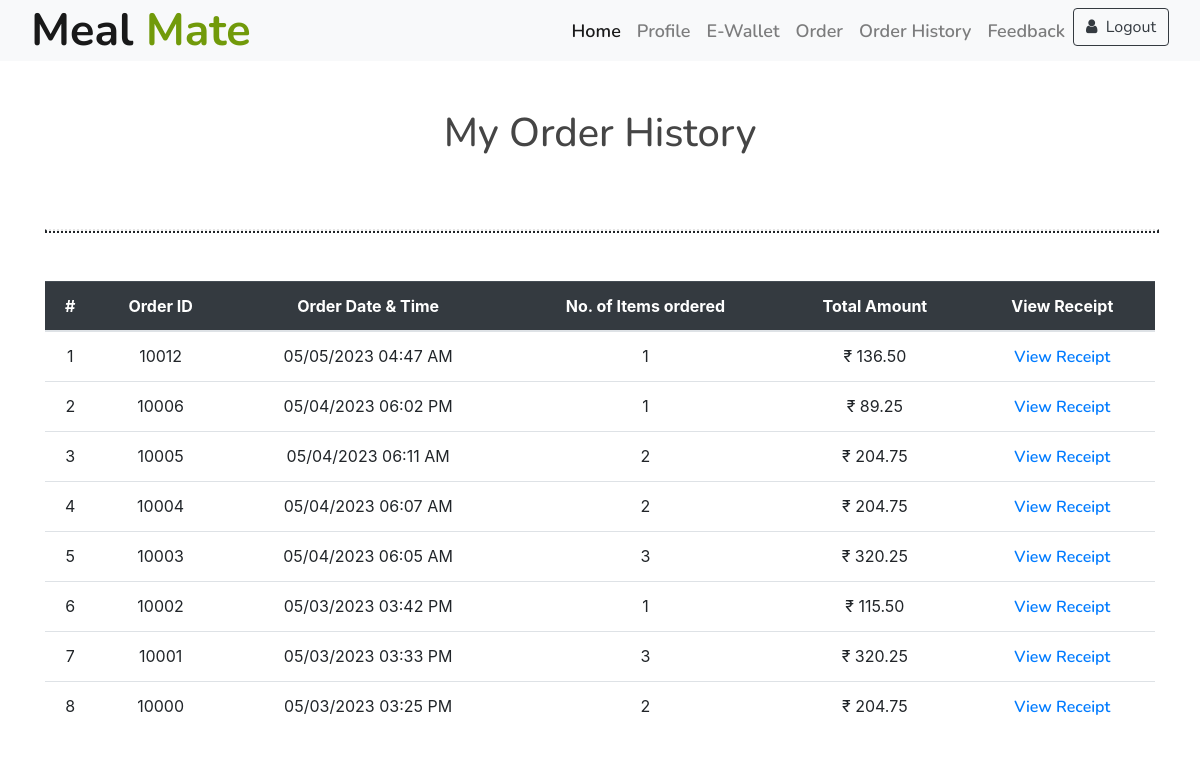
Before: /order_history_student/ (signed in) with the older database file.
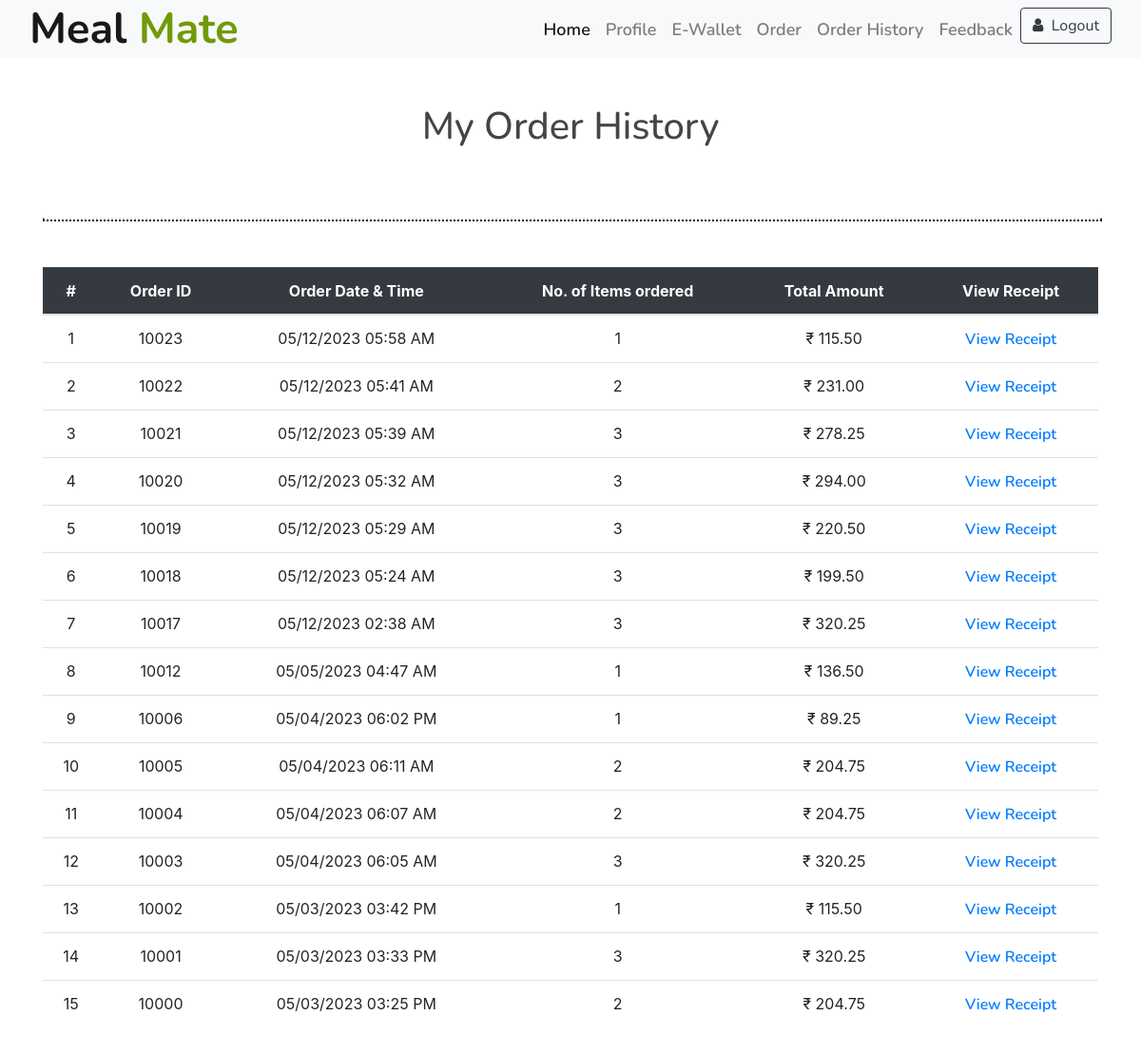
After: the same page with the newer database file.
### accounts/models.py (models this page shows, shortened)
class Order(models.Model):
    orderid = models.AutoField(primary_key=True)
    studentid = models.ForeignKey(Student, on_delete=models.CASCADE)
    order_time = models.DateTimeField()
    ORDER_MODE_CHOICES = [('online', 'Online'), ('offline', 'Offline')]
    order_mode = models.CharField(max_length=7, choices=ORDER_MODE_CHOICES)
    item1 = models.ForeignKey(MenuItem, on_delete=models.CASCADE, related_name='orders_item1', null=True, blank=True)
    item2 = models.ForeignKey(MenuItem, on_delete=models.CASCADE, related_name='orders_item2', null=True, blank=True)
    item3 = models.ForeignKey(MenuItem, on_delete=models.CASCADE, related_name='orders_item3', null=True, blank=True)
    item4 = models.ForeignKey(MenuItem, on_delete=models.CASCADE, related_name='orders_item4', null=True, blank=True)
    item5 = models.ForeignKey(MenuItem, on_delete=models.CASCADE, related_name='orders_item5', null=True, blank=True)
    total_amount = models.DecimalField(max_digits=6, decimal_places=2)

### accounts/views.py (the view)
# urls.py: path('order_history_student/', views.order_history_student, name='order_history_student'),
def order_history_student(request):
    user_id = request.session.get('studentid')
    student = Student.objects.get(studentid=user_id)
    orders = Order.objects.filter(studentid=student).order_by('-order_time')
    for order in orders:
        items = [order.item1, order.item2, order.item3, order.item4, order.item5]
        order.num_items = sum(1 for item in items if item is not None)
    context = {'orders': orders}
    return render(request, 'order_history_student.html', context)

### templates/order_history_student.html (shortened to what this page needs)
{%load static%}
<!DOCTYPE html>
<html lang="en">
<head>
  <link href="https://cdn.jsdelivr.net/npm/bootstrap-icons@1.5.0/font/bootstrap-icons.css" rel="stylesheet">
  <link href="https://stackpath.bootstrapcdn.com/bootstrap/4.4.1/css/bootstrap.min.css" rel="stylesheet">
  <link href="https://cdnjs.cloudflare.com/ajax/libs/font-awesome/5.10.0/css/all.min.css" rel="stylesheet">
  <link href="{% static 'lib/animate/animate.min.css'%}" rel="stylesheet">
  <link href="{% static 'lib/owlcarousel/assets/owl.carousel.min.css'%}" rel="stylesheet">
  <link href="{% static 'lib/flaticon/font/flaticon.css'%}" rel="stylesheet">
  <link href="{% static 'lib/tempusdominus/css/tempusdominus-bootstrap-4.min.css'%}" rel="stylesheet" />
  <link href="{% static 'css/style.css'%}" rel="stylesheet">
  <link rel="stylesheet" type="text/css"
    href="https://stackpath.bootstrapcdn.com/bootstrap/4.3.1/css/bootstrap.min.css">
  <link rel="stylesheet" href="https://stackpath.bootstrapcdn.com/font-awesome/4.7.0/css/font-awesome.min.css">
</head>
<body>
  <div class="navbar navbar-expand-lg bg-light navbar-light">
    <div class="container-fluid">
      <a href="#" class="navbar-brand">Meal <span>Mate</span></a>
      <div class="collapse navbar-collapse justify-content-between" id="navbarCollapse">
        <div class="navbar-nav ml-auto">
          <a href="{% url 'index' %}" class="nav-item nav-link active">Home</a>
          <a href="{% url 'profile' %}" class="nav-item nav-link">Profile</a>
          <a href="{% url 'ewallet'%}" class="nav-item nav-link">E-Wallet</a>
          <a href="{% url 'menushowstudent' %}" class="nav-item nav-link">Order</a>
          <a href="{% url 'order_history_student' %}" class="nav-item nav-link">Order History</a>
          <a href="{% url 'feedbackmenu' %}" class="nav-item nav-link">Feedback</a>
          <a href="{% url 'login' %}">
            <button type="button" class="btn btn-outline-dark">
              <i class="fa fa-user mr-1" aria-hidden="true"></i> Logout
            </button></a>
        </div>
      </div>
    </div>
  </div>
  <div class="container py-5">
    <div class="row">
      <div class="col-lg-10 mx-auto col-12 text-center mb-3">
        <h1 class="mt-0 text-black">My Order History</h1>
      </div>
    </div>
    <table class="table">
      <hr class="accent my-5" style="border-width: 2px; border-style: dotted; width: 100%;">
        <thead class="table-dark">
            <tr>
                <th class="text-center">#</th>
                <th class="text-center">Order ID</th>
                <th class="text-center">Order Date & Time</th>
                <th class="text-center">No. of Items ordered</th>
                <th class="text-center">Total Amount</th>
                <th class="text-center">View Receipt</th>
            </tr>
        </thead>
        <tbody>
            {% for order in orders %}
            <tr>
                <td class="text-center">{{ forloop.counter }}</td>
                <td class="text-center">{{ order.orderid }}</td>
                <td class="text-center">{{ order.order_time|date:"m/d/Y h:i A" }}</td>
                <td class="text-center">{{ order.num_items }}</td>
                <td class="text-center">₹ {{ order.total_amount }}</td>
                <td class="text-center"><a href="{% url 'receipt' order.orderid %}" target="blank">View Receipt</a></td>
            </tr>
            {% endfor %}
        </tbody>
    </table>
  </div>
</body>
</html>

Changed rows visible on the page:
added Order: orderid "10023", order_time "05/12/2023 05:58 AM", num_items "1", total_amount "115.50"
added Order: orderid "10022", order_time "05/12/2023 05:41 AM", num_items "2", total_amount "231.00"
added Order: orderid "10021", order_time "05/12/2023 05:39 AM", num_items "3", total_amount "278.25"
added Order: orderid "10020", order_time "05/12/2023 05:32 AM", num_items "3", total_amount "294.00"
added Order: orderid "10019", order_time "05/12/2023 05:29 AM", num_items "3", total_amount "220.50"
added Order: orderid "10018", order_time "05/12/2023 05:24 AM", num_items "3", total_amount "199.50"
added Order: orderid "10017", order_time "05/12/2023 02:38 AM", num_items "3", total_amount "320.25"
